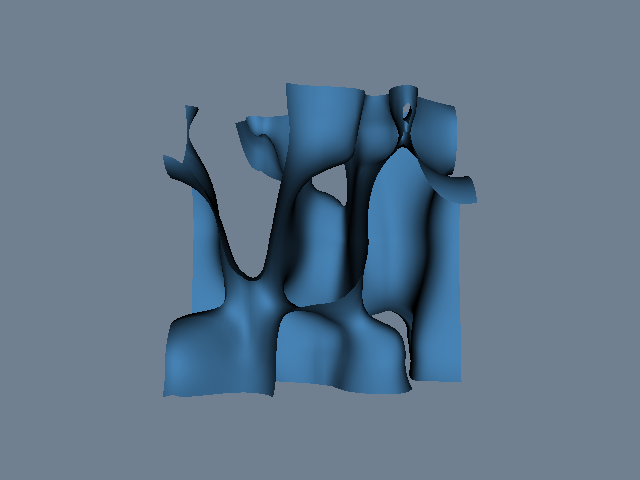

Source code (Python):
#!/usr/bin/env python

# Sample a Perlin noise implicit function on a volume grid and
# extract an iso-surface at value 0 with vtkContourFilter.

# Factory overrides: importing these modules registers the OpenGL rendering
# and interaction style implementations for vtkRenderingCore factory classes.
import vtkmodules.vtkInteractionStyle  # noqa: F401
import vtkmodules.vtkRenderingOpenGL2  # noqa: F401
# VTK pipeline classes used in this example
from vtkmodules.vtkCommonDataModel import vtkPerlinNoise
from vtkmodules.vtkFiltersCore import vtkContourFilter
from vtkmodules.vtkImagingHybrid import vtkSampleFunction
from vtkmodules.vtkRenderingCore import (
    vtkActor,
    vtkPolyDataMapper,
    vtkRenderWindow,
    vtkRenderWindowInteractor,
    vtkRenderer,
)

# Colors (normalized RGB)
steel_blue_rgb = (0.275, 0.510, 0.706)
slate_gray_rgb = (0.439, 0.502, 0.565)

# Source: Perlin noise implicit function
perlin_noise = vtkPerlinNoise()
perlin_noise.SetFrequency(2, 1.25, 1.5)
perlin_noise.SetPhase(0, 0, 0)

# Sample: evaluate the implicit function on a 65x65x20 volume grid
sample_function = vtkSampleFunction()
sample_function.SetImplicitFunction(perlin_noise)
sample_function.SetSampleDimensions(65, 65, 20)
sample_function.ComputeNormalsOff()

# Filter: extract the zero-level iso-surface
contour_filter = vtkContourFilter()
contour_filter.SetInputConnection(sample_function.GetOutputPort())
contour_filter.SetValue(0, 0.0)

# Mapper: map the iso-surface to graphics primitives
mapper = vtkPolyDataMapper()
mapper.SetInputConnection(contour_filter.GetOutputPort())
mapper.ScalarVisibilityOff()

# Actor: assign the mapped geometry
actor = vtkActor()
actor.SetMapper(mapper)
actor.GetProperty().SetColor(steel_blue_rgb)

# Renderer: assemble the scene
renderer = vtkRenderer()
renderer.AddActor(actor)
renderer.SetBackground(slate_gray_rgb)

# Render window: display the rendered scene
render_window = vtkRenderWindow()
render_window.AddRenderer(renderer)
render_window.SetWindowName("perlin noise")
render_window.SetMultiSamples(0)
render_window.SetSize(640, 480)

# Interactor: handle mouse and keyboard events
render_window_interactor = vtkRenderWindowInteractor()
render_window_interactor.SetRenderWindow(render_window)

# Scene: configure the camera
renderer.ResetCamera()

# Start: launch the interactive visualization
render_window_interactor.Initialize()
render_window_interactor.Start()
